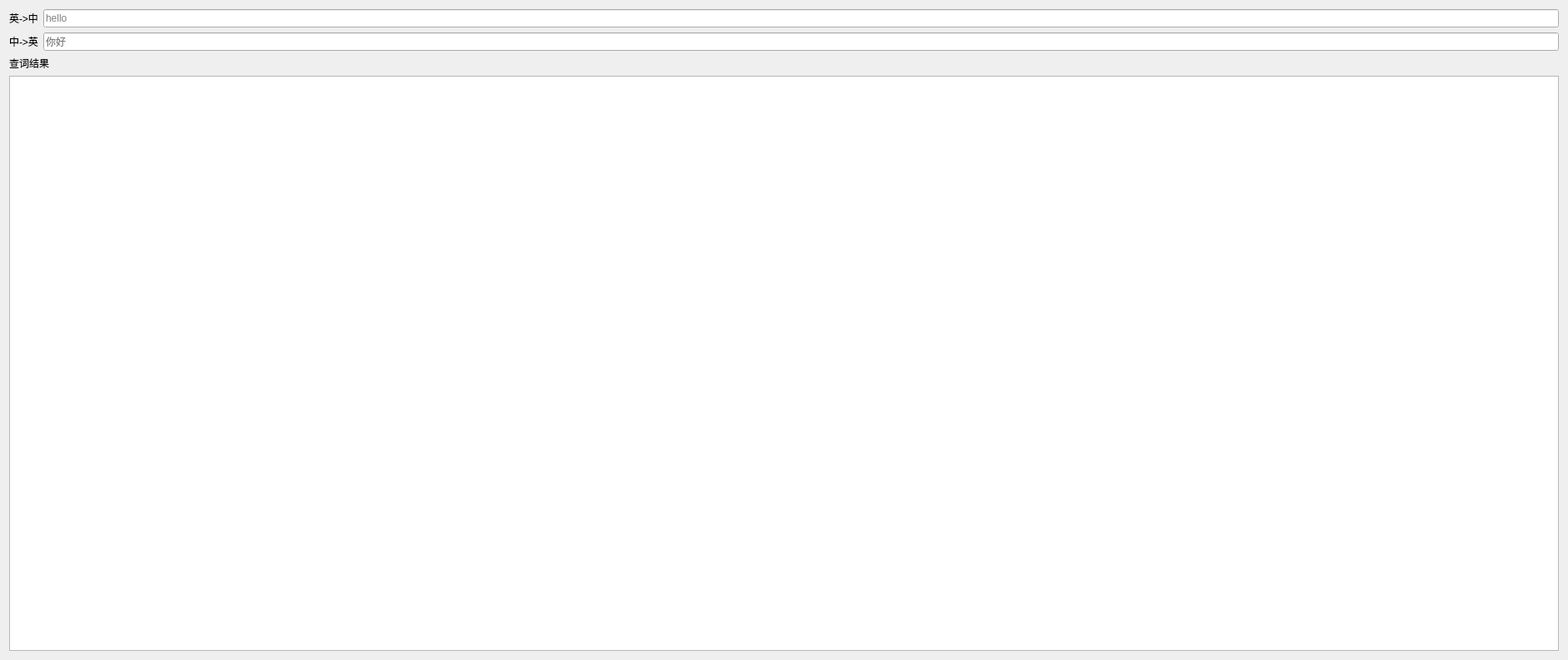
<?xml version="1.0" encoding="UTF-8"?>
<ui version="4.0">
 <class>Dict</class>
 <widget class="QWidget" name="Dict">
  <property name="geometry">
   <rect>
    <x>0</x>
    <y>0</y>
    <width>1883</width>
    <height>793</height>
   </rect>
  </property>
  <property name="windowTitle">
   <string>简易词典</string>
  </property>
  <layout class="QVBoxLayout" name="verticalLayout">
   <item>
    <layout class="QHBoxLayout" name="horizontalLayout">
     <item>
      <widget class="QLabel" name="label_en2cn">
       <property name="text">
        <string>英-&gt;中</string>
       </property>
      </widget>
     </item>
     <item>
      <widget class="QLineEdit" name="lineEdit_en2cn">
       <property name="text">
        <string/>
       </property>
       <property name="placeholderText">
        <string>hello</string>
       </property>
      </widget>
     </item>
    </layout>
   </item>
   <item>
    <layout class="QHBoxLayout" name="horizontalLayout_2">
     <item>
      <widget class="QLabel" name="label_cn2en">
       <property name="text">
        <string>中-&gt;英</string>
       </property>
      </widget>
     </item>
     <item>
      <widget class="QLineEdit" name="lineEdit_cn2en">
       <property name="text">
        <string/>
       </property>
       <property name="placeholderText">
        <string>你好</string>
       </property>
      </widget>
     </item>
    </layout>
   </item>
   <item>
    <layout class="QVBoxLayout" name="verticalLayout_4">
     <item>
      <widget class="QLabel" name="label">
       <property name="text">
        <string>查词结果</string>
       </property>
      </widget>
     </item>
     <item>
      <widget class="QTableView" name="tableView"/>
     </item>
    </layout>
   </item>
  </layout>
 </widget>
 <resources/>
 <connections/>
</ui>
